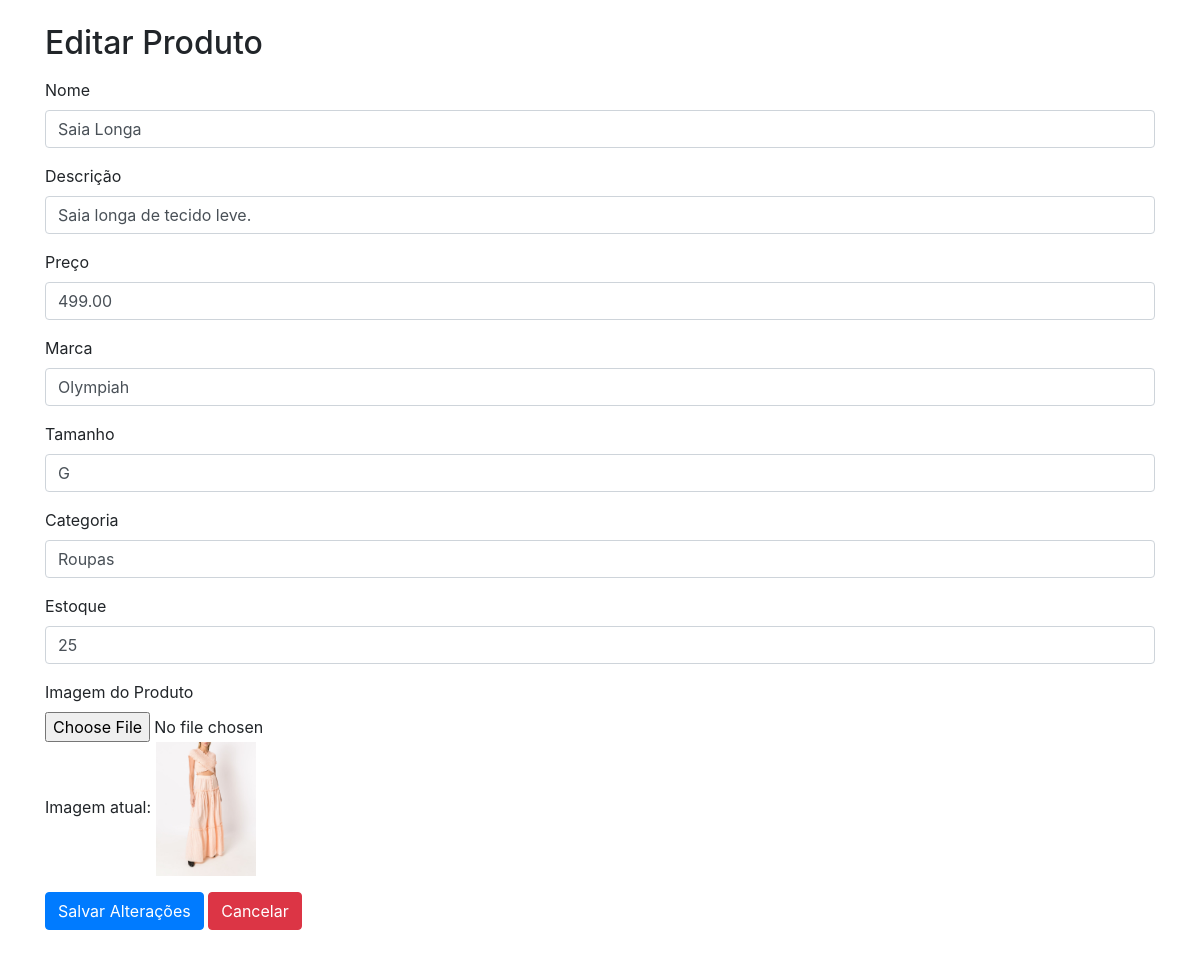
The app's page /editar_produto.php?id=5 with its own data.
### tables this page shows
CREATE TABLE `produtos` (
  `id` int(11) NOT NULL,
  `nome` varchar(100) DEFAULT NULL,
  `descricao` text DEFAULT NULL,
  `preco` decimal(10,2) DEFAULT NULL,
  `marca` varchar(50) DEFAULT NULL,
  `tamanho` varchar(10) DEFAULT NULL,
  `categoria` varchar(50) DEFAULT NULL,
  `estoque` int(11) DEFAULT NULL,
  `id_loja` int(11) DEFAULT NULL,
  `id_funcionario` int(11) DEFAULT NULL,
  `id_categoria` int(11) DEFAULT NULL,
  `imagem` varchar(255) DEFAULT NULL
);

### editar_produto.php (the view, shortened to what this page needs)
<?php
$servername = "localhost";
$username = "root";
$password = "";
$dbname = "db_gallerie";
$conn = new mysqli($servername, $username, $password, $dbname);
if (isset($_GET['id'])) {
    $id = $_GET['id'];
    $sql = "SELECT * FROM produtos WHERE id = $id";
    $result = $conn->query($sql);
    if ($result->num_rows > 0) {
        $produto = $result->fetch_assoc();
    } else {
        echo "Produto não encontrado.";
        exit();
    }
}
?>
<!DOCTYPE html>
<html lang="pt-br">
<head>
    <link href="https://stackpath.bootstrapcdn.com/bootstrap/4.3.1/css/bootstrap.min.css" rel="stylesheet">
</head>
<body>
    <div class="container">
        <h2 class="mb-3 mt-4">Editar Produto</h2>
        <form action="" method="post" enctype="multipart/form-data">
            <div class="form-group">
                <label for="nome">Nome</label>
                <input type="text" class="form-control" id="nome" name="nome" value="<?php echo $produto['nome']; ?>" required>
            </div>
            <div class="form-group">
                <label for="descricao">Descrição</label>
                <input type="text" class="form-control" id="descricao" name="descricao" value="<?php echo $produto['descricao']; ?>" required>
            </div>
            <div class="form-group">
                <label for="preco">Preço</label>
                <input type="number" class="form-control" id="preco" name="preco" step="0.01" value="<?php echo $produto['preco']; ?>" required>
            </div>
            <div class="form-group">
                <label for="marca">Marca</label>
                <input type="text" class="form-control" id="marca" name="marca" value="<?php echo $produto['marca']; ?>" required>
            </div>
            <div class="form-group">
                <label for="tamanho">Tamanho</label>
                <input type="text" class="form-control" id="tamanho" name="tamanho" value="<?php echo $produto['tamanho']; ?>" required>
            </div>
            <div class="form-group">
                <label for="categoria">Categoria</label>
                <input type="text" class="form-control" id="categoria" name="categoria" value="<?php echo $produto['categoria']; ?>" required>
            </div>
            <div class="form-group">
                <label for="estoque">Estoque</label>
                <input type="number" class="form-control" id="estoque" name="estoque" value="<?php echo $produto['estoque']; ?>" required>
            </div>
            <div class="form-group">
                <label for="imagem">Imagem do Produto</label>
                <input type="file" class="form-control-file" id="imagem" name="imagem">
                <?php if (!empty($produto['imagem'])): ?>
                    <p>Imagem atual: <img src="<?php echo $produto['imagem']; ?>" alt="Imagem do Produto" style="width: 100px;"></p>
                <?php endif; ?>
            </div>
            <button type="submit" class="btn btn-primary mb-5">Salvar Alterações</button>
            <a href="dashboard.php" class="btn btn-danger mb-5">Cancelar</a>
        </form>
    </div>
</body>
</html>

### records on screen
produtos: nome "Saia Longa", descricao "Saia longa de tecido leve.", preco "499.00", marca "Olympiah", tamanho "G", categoria "Roupas", estoque "25", imagem (picture)
